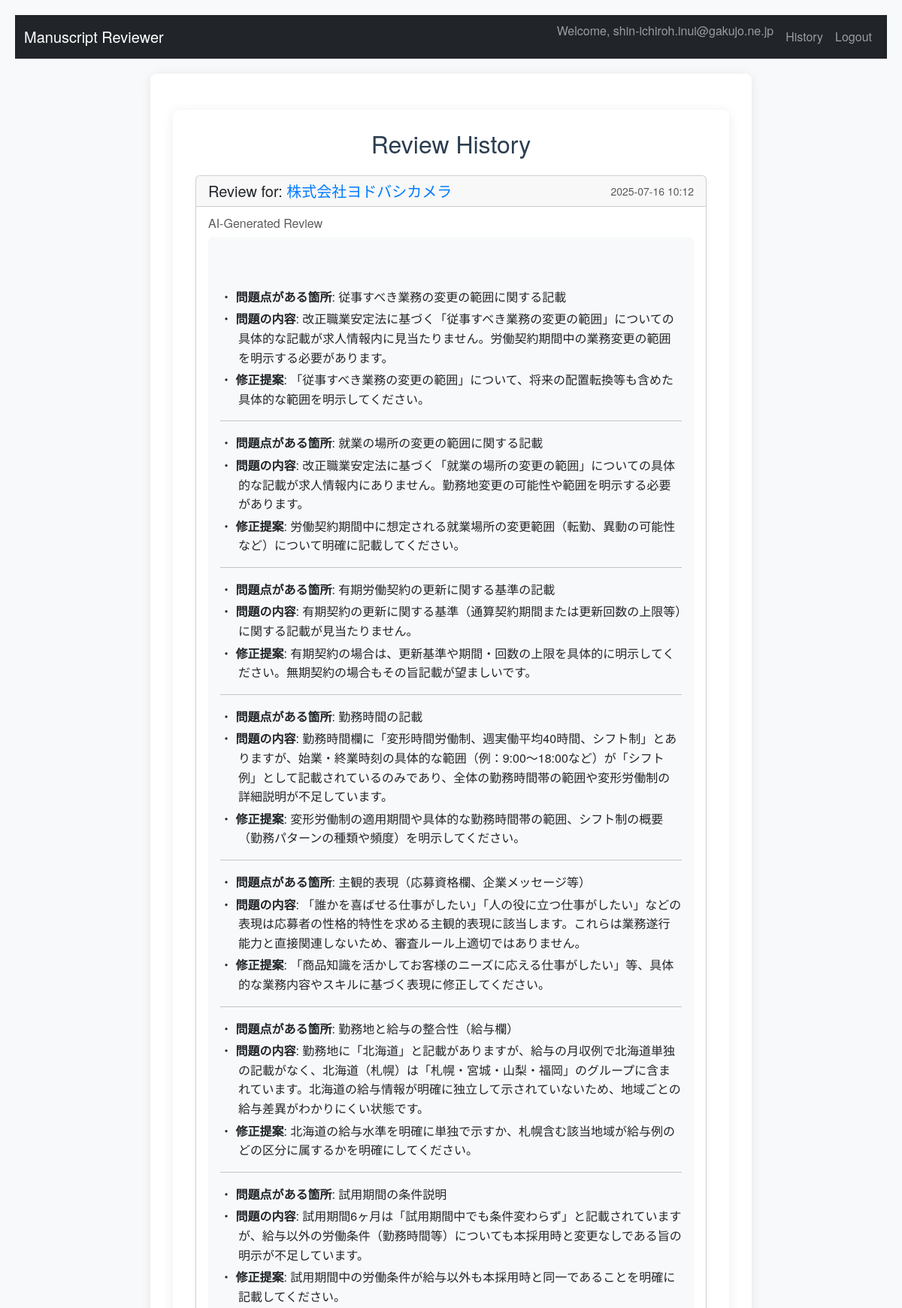
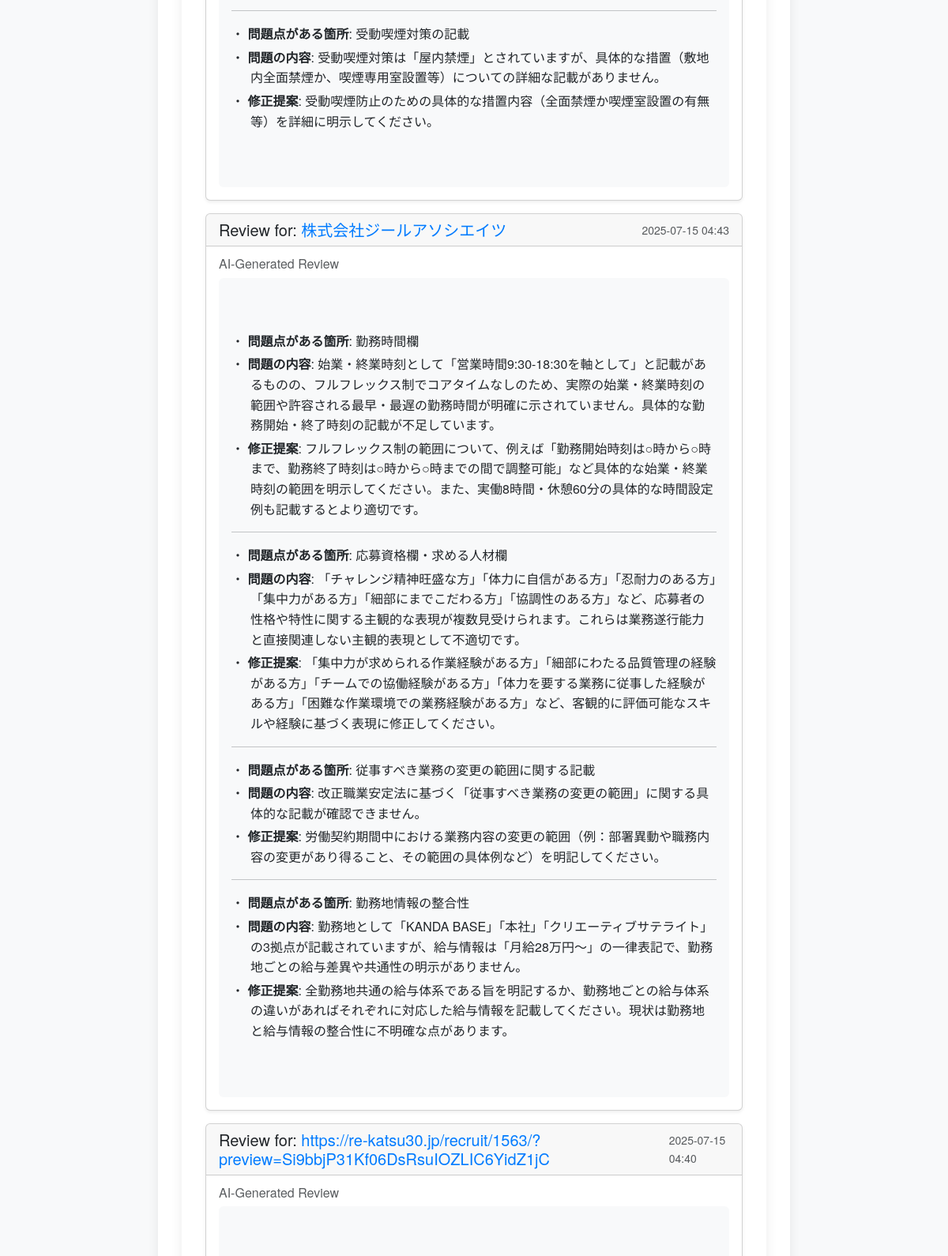
The page /history (signed in, upper part) on the database its author committed (2 pictures, top to bottom).
### app.py (models this page shows, shortened)
class User(UserMixin, db.Model):
    id = db.Column(db.Integer, primary_key=True)
    username = db.Column(db.String(150), unique=True, nullable=False)
    password_hash = db.Column(db.String(200), nullable=False)
    histories = db.relationship('ReviewHistory', backref='author', lazy=True)

class ReviewHistory(db.Model):
    id = db.Column(db.Integer, primary_key=True)
    timestamp = db.Column(db.DateTime, nullable=False, default=datetime.utcnow)
    job_url = db.Column(db.String(500), nullable=False)
    job_title = db.Column(db.String(200), nullable=True)
    company_name = db.Column(db.String(200), nullable=True) # Added company_name
    review_result_raw = db.Column(db.Text, nullable=True)
    user_id = db.Column(db.Integer, db.ForeignKey('user.id'), nullable=False)

### app.py (the view)
@app.route('/history')
@login_required
def history():
    page = request.args.get('page', 1, type=int)
    histories_query = ReviewHistory.query.filter_by(author=current_user).order_by(ReviewHistory.timestamp.desc())
    histories_pagination = histories_query.paginate(page=page, per_page=10)
    for history_entry in histories_pagination.items:
        history_entry.formatted_review = format_review_for_html(history_entry.review_result_raw)
    return render_template('history.html', histories=histories_pagination)

### app.py (called while the page is built)
@login_manager.user_loader
def load_user(user_id):
    return User.query.get(int(user_id))

### templates/history.html (shortened to what this page needs)
{% extends "base.html" %}
{% block content %}
<div class="container mt-4">
    <h1 class="mb-4">Review History</h1>
    {% if histories.items %}
        {% for history in histories.items %}
            <div class="card mb-3 shadow-sm">
                <div class="card-header d-flex justify-content-between align-items-center">
                    <h5 class="mb-0">Review for: <a href="{{ history.job_url }}" target="_blank">{{ history.company_name or history.job_url }}</a></h5>
                    <small class="text-muted">{{ history.timestamp.strftime('%Y-%m-%d %H:%M') }}</small>
                </div>
                <div class="card-body">
                    <h6 class="card-subtitle mb-2 text-muted">AI-Generated Review</h6>
                    <div class="p-3 bg-light rounded" style="white-space: pre-wrap;">
                        {{ history.formatted_review | safe or 'No review result recorded.' }}
                    </div>
                </div>
            </div>
        {% endfor %}
    {% else %}
        <p>You have no review history yet.</p>
    {% endif %}
</div>
{% endblock %}

### templates/base.html (shortened to what this page needs)
<!doctype html>
<html lang="en">
<head>
    <link href="https://cdn.jsdelivr.net/npm/bootstrap@5.3.0/dist/css/bootstrap.min.css" rel="stylesheet">
    <link rel="stylesheet" href="{{ url_for('static', filename='style.css') }}">
</head>
<body>
    <nav class="navbar navbar-expand-lg navbar-dark bg-dark">
        <div class="container-fluid">
            <a class="navbar-brand" href="{{ url_for('index') }}">Manuscript Reviewer</a>
            <div class="collapse navbar-collapse" id="navbarNav">
                <ul class="navbar-nav ms-auto">
                    {% if current_user.is_authenticated %}
                        <li class="nav-item">
                            <span class="navbar-text me-2">Welcome, {{ current_user.username }}</span>
                        </li>
                        <li class="nav-item">
                            <a class="nav-link" href="{{ url_for('history') }}">History</a>
                        </li>
                        <li class="nav-item">
                            <a class="nav-link" href="{{ url_for('logout') }}">Logout</a>
                        </li>
                    {% endif %}
                </ul>
            </div>
        </div>
    </nav>
    <main class="container py-4">
        {% block content %}{% endblock %}
    </main>
</body>
</html>

### static/style.css (style rules this page uses)
body { font-family: 'Helvetica Neue', Arial, sans-serif; margin: 0; padding: 20px; background-color: #f8f9fa; color: #343a40; line-height: 1.6; }
.container { background-color: #ffffff; padding: 25px 30px; border-radius: 8px; box-shadow: 0 2px 15px rgba(0, 0, 0, 0.08); max-width: 800px; margin: 20px auto; }
h1, h2 { color: #2c3e50; }
h1 { text-align: center; margin-bottom: 30px; font-size: 2em; }
a { color: #007bff; text-decoration: none; }

### rows shown on the page
User: username "shin-ichiroh.inui@gakujo.ne.jp"
ReviewHistory: company_name "株式会社ヨドバシカメラ", timestamp "2025-07-16 10:12", formatted_review "・ 問題点がある箇所 : 従事すべき業務の変更の範囲に関する記載 ・ 問題の内容 : 改正職業安定法に基づく「従事すべき業務の変更の範囲」についての具体的な記載が求人情報内に見当たりません。労働契約期間中の業務変更の範囲を明示する必要があります。 ・ 修正提案 : 「従事すべき業務の変更の範囲」について、将来の配置転換等も含めた具体的な範囲を明示してください。 ・ 問題点がある箇所 : 就業の場所の変更の範囲に関する記載 ・ 問題の内容 : 改正職業安定法に基づく「就業の場所の変更の範囲」についての具体的な記載が求人情報内にありません。勤務地変更の可能性や範囲を明示する必要があります。 ・ 修正提案 : 労働契約期間中に想定される就業場所の変更範囲（転勤、異動の可能性など）について明確に記載してください。 ・ 問題点がある箇所 : 有期労働契約の更新に関する基準の記載 ・ 問題の内容 : 有期契約の更新に関する基準（通算契約期間または更新回数の上限等）に関する記載が見当たりません。 ・ 修正提案 : 有期契約の場合は、更新基準や期間・回数の上限を具体的に明示してください。無期契約の場合もその旨記載が望ましいです。 ・ 問題点がある箇所 : 勤務時間の記載 ・ 問題の内容 : 勤務時間欄に「変形時間労働制、週実働平均40時間、シフト制」とありますが、始業・終業時刻の具体的な範囲（例：9:00～18:00など）が「シフト例」として記載されているのみであり、全体の勤務時間帯の範囲や変形労働制の詳細説明が不足しています。 ・ 修正提案 :…"
ReviewHistory: company_name "株式会社ジールアソシエイツ", timestamp "2025-07-15 04:43", formatted_review "・ 問題点がある箇所 : 勤務時間欄 ・ 問題の内容 : 始業・終業時刻として「営業時間9:30-18:30を軸として」と記載があるものの、フルフレックス制でコアタイムなしのため、実際の始業・終業時刻の範囲や許容される最早・最遅の勤務時間が明確に示されていません。具体的な勤務開始・終了時刻の記載が不足しています。 ・ 修正提案 : フルフレックス制の範囲について、例えば「勤務開始時刻は○時から○時まで、勤務終了時刻は○時から○時までの間で調整可能」など具体的な始業・終業時刻の範囲を明示してください。また、実働8時間・休憩60分の具体的な時間設定例も記載するとより適切です。 ・ 問題点がある箇所 : 応募資格欄・求める人材欄 ・ 問題の内容 : 「チャレンジ精神旺盛な方」「体力に自信がある方」「忍耐力のある方」「集中力がある方」「細部にまでこだわる方」「協調性のある方」など、応募者の性格や特性に関する主観的な表現が複数見受けられます。これらは業務遂行能力と直接関連しない主観的表現として不適切です。 ・ 修正提案 : 「集中力が求められる作業経験がある方」「細部にわたる品質管理の経験がある方」「チームでの協働経験がある方」「体力を要する業務に従事した経験がある方」「困難な作業環境での業務経験がある方」など、客観的に評価可能なスキルや経験に基づく表現に修正してください。 ・ 問題点がある箇所 : 従事すべき業務の変更の範囲に関する記載 ・ 問題の内容 : 改正職業安定法に基づく「従事すべき業務の変更の範囲」に関する具体的な記載が確認できません。 ・ 修正提案 :…"
ReviewHistory: company_name+job_url "https://re-katsu30.jp/recruit/1563/?preview=Si9bbjP31Kf06DsRsuIOZLIC6YidZ1jC", timestamp "2025-07-15 04:40"
